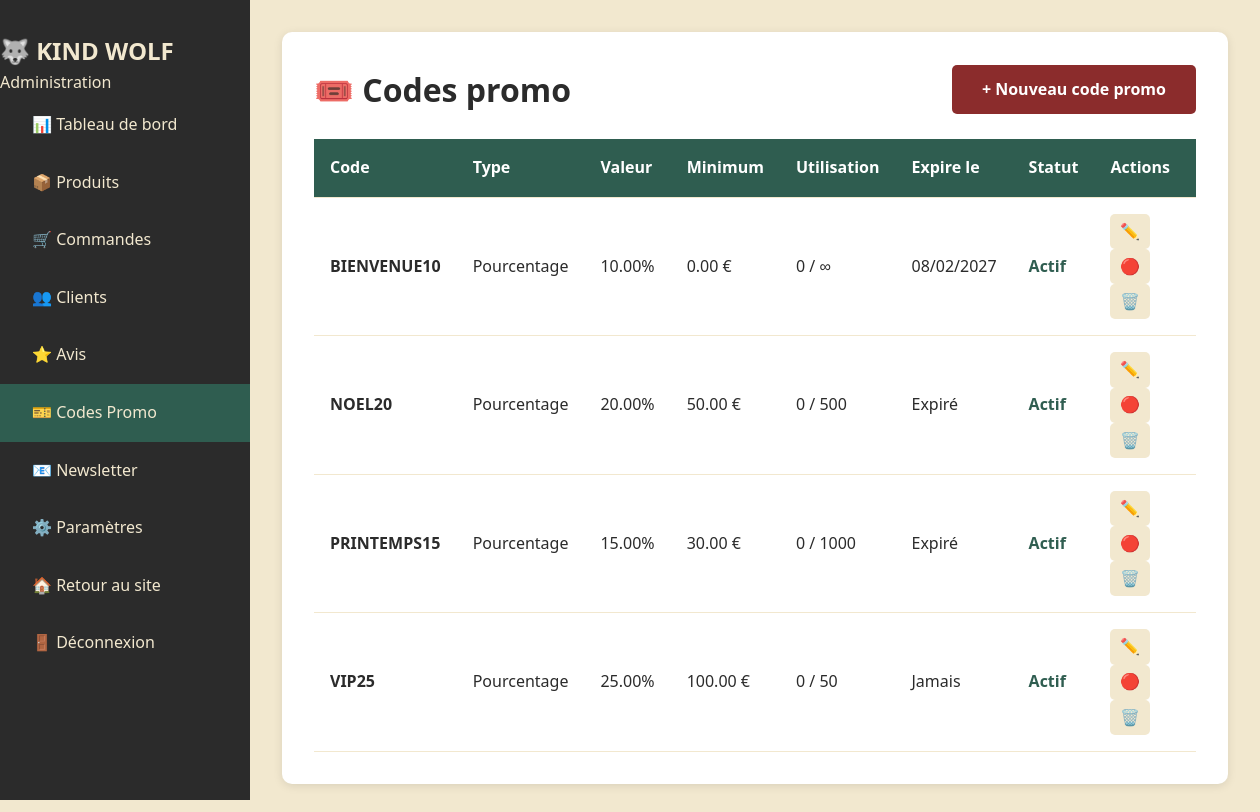
Page /kindwolf/admin/promo/list.php (signed in) on the committed database.
### tables this page shows
CREATE TABLE promo_codes (
    id INT PRIMARY KEY AUTO_INCREMENT,
    code VARCHAR(50) UNIQUE NOT NULL,
    description VARCHAR(255),
    discount_type ENUM('percentage', 'fixed') DEFAULT 'percentage',
    discount_percent DECIMAL(5,2) DEFAULT 0,
    discount_amount DECIMAL(10,2) DEFAULT 0,
    minimum_amount DECIMAL(10,2) DEFAULT 0,
    maximum_discount DECIMAL(10,2),
    usage_limit INT,
    usage_count INT DEFAULT 0,
    user_limit INT DEFAULT 1,  
    active BOOLEAN DEFAULT TRUE,
    starts_at TIMESTAMP NULL,
    expires_at TIMESTAMP NULL,
    created_at TIMESTAMP DEFAULT CURRENT_TIMESTAMP,
    updated_at TIMESTAMP DEFAULT CURRENT_TIMESTAMP ON UPDATE CURRENT_TIMESTAMP,
    INDEX idx_code (code),
    INDEX idx_active (active),
    INDEX idx_expires_at (expires_at)
);

### kindwolf/admin/promo/list.php (the view, shortened to what this page needs)
<?php
require_once '../../config.php';
$stmt = $pdo->query("SELECT * FROM promo_codes ORDER BY created_at DESC");
$promos = $stmt->fetchAll();
?>
<!DOCTYPE html>
<html lang="fr">
<head>
    <link rel="stylesheet" href="<?php echo BASE_URL; ?>/style.css">
</head>
<body>
    <div class="admin-container">
        <?php include '../admin_sidebar.php'; ?>
        <main class="admin-main">
            <div class="admin-section">
                <div class="section-header">
                    <h1>🎟️ Codes promo</h1>
                    <a href="add.php" class="btn-primary">+ Nouveau code promo</a>
                </div>
                <?php if (empty($promos)): ?>
                    <div class="empty-state">
                        <div class="empty-icon">🎟️</div>
                        <h3>Aucun code promo</h3>
                        <p>Créez votre premier code promo</p>
                        <a href="add.php" class="btn-primary">Créer un code promo</a>
                    </div>
                <?php else: ?>
                    <table class="admin-table">
                        <thead>
                            <tr>
                                <th>Code</th>
                                <th>Type</th>
                                <th>Valeur</th>
                                <th>Minimum</th>
                                <th>Utilisation</th>
                                <th>Expire le</th>
                                <th>Statut</th>
                                <th>Actions</th>
                            </tr>
                        </thead>
                        <tbody>
                            <?php foreach ($promos as $promo): ?>
                            <tr>
                                <td><strong><?php echo htmlspecialchars($promo['code']); ?></strong></td>
                                <td>
                                    <?php if ($promo['discount_type'] === 'percentage'): ?>
                                        Pourcentage
                                    <?php else: ?>
                                        Montant fixe
                                    <?php endif; ?>
                                </td>
                                <td>
                                    <?php if ($promo['discount_type'] === 'percentage'): ?>
                                        <?php echo $promo['discount_percent']; ?>%
                                    <?php else: ?>
                                        <?php echo number_format($promo['discount_amount'], 2); ?> €
                                    <?php endif; ?>
                                </td>
                                <td><?php echo number_format($promo['minimum_amount'], 2); ?> €</td>
                                <td>
                                    <?php echo $promo['usage_count']; ?> /
                                    <?php echo $promo['usage_limit'] ?: '∞'; ?>
                                </td>
                                <td>
                                    <?php if ($promo['expires_at']): ?>
                                        <?php
                                        $expires = strtotime($promo['expires_at']);
                                        $now = time();
                                        if ($expires < $now): ?>
                                            <span class="status-expired">Expiré</span>
                                        <?php else: ?>
                                            <?php echo date('d/m/Y', $expires); ?>
                                        <?php endif; ?>
                                    <?php else: ?>
                                        Jamais
                                    <?php endif; ?>
                                </td>
                                <td>
                                    <?php if ($promo['active']): ?>
                                        <span class="status-approved">Actif</span>
                                    <?php else: ?>
                                        <span class="status-cancelled">Inactif</span>
                                    <?php endif; ?>
                                </td>
                                <td>
                                    <a href="edit.php?id=<?php echo $promo['id']; ?>" class="btn-icon" title="Modifier">✏️</a>
                                    <a href="toggle.php?id=<?php echo $promo['id']; ?>" class="btn-icon" title="Activer/Désactiver">
                                        <?php echo $promo['active'] ? '🔴' : '🟢'; ?>
                                    </a>
                                    <a href="delete.php?id=<?php echo $promo['id']; ?>"
                                       onclick="return confirm('Supprimer ce code promo ?')"
                                       class="btn-icon" title="Supprimer">🗑️</a>
                                </td>
                            </tr>
                            <?php endforeach; ?>
                        </tbody>
                    </table>
                <?php endif; ?>
            </div>
        </main>
    </div>
</body>
</html>

### rows in the picture
promo_codes: code "BIENVENUE10", discount_type "Pourcentage", discount_percent "10.00", minimum_amount "0.00", usage_count "0", usage_limit "∞", expires_at "08/02/2027", active "Actif"
promo_codes: code "NOEL20", discount_type "Pourcentage", discount_percent "20.00", minimum_amount "50.00", usage_count "0", usage_limit "500", shows "Expiré", active "Actif"
promo_codes: code "PRINTEMPS15", discount_type "Pourcentage", discount_percent "15.00", minimum_amount "30.00", usage_count "0", usage_limit "1000", shows "Expiré", active "Actif"
promo_codes: code "VIP25", discount_type "Pourcentage", discount_percent "25.00", minimum_amount "100.00", usage_count "0", usage_limit "50", shows "Jamais", active "Actif"
